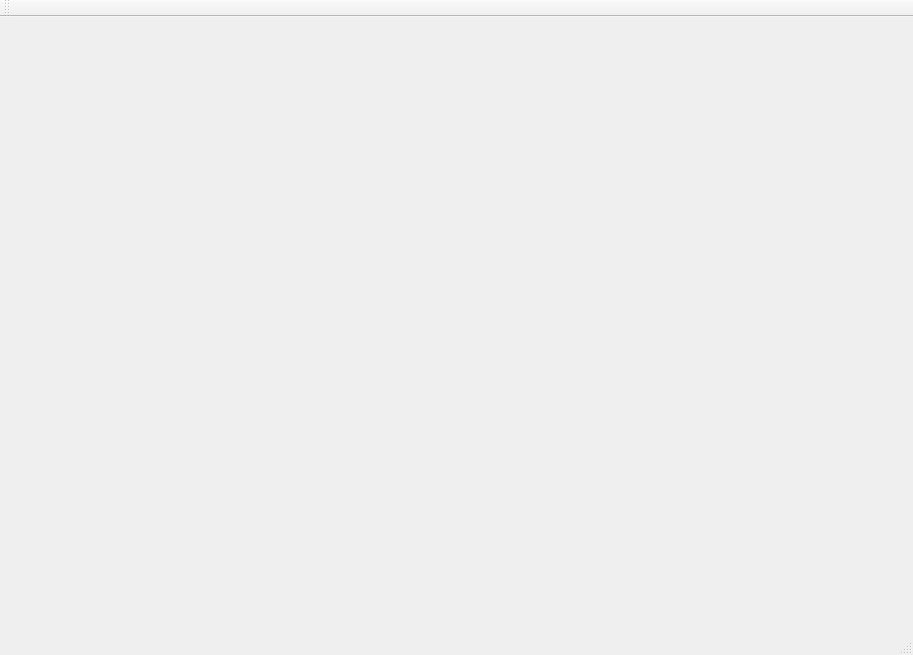
<?xml version="1.0" encoding="UTF-8"?>
<ui version="4.0">
 <class>picture</class>
 <widget class="QMainWindow" name="picture">
  <property name="geometry">
   <rect>
    <x>0</x>
    <y>0</y>
    <width>913</width>
    <height>655</height>
   </rect>
  </property>
  <property name="windowTitle">
   <string>picture</string>
  </property>
  <widget class="QWidget" name="centralWidget">
   <widget class="QLabel" name="label">
    <property name="geometry">
     <rect>
      <x>-60</x>
      <y>-170</y>
      <width>1061</width>
      <height>781</height>
     </rect>
    </property>
    <property name="text">
     <string/>
    </property>
    <property name="pixmap">
     <pixmap resource="picture.qrc">:/new/prefix1/程序员进阶.jpg</pixmap>
    </property>
   </widget>
  </widget>
  <widget class="QMenuBar" name="menuBar">
   <property name="geometry">
    <rect>
     <x>0</x>
     <y>0</y>
     <width>913</width>
     <height>21</height>
    </rect>
   </property>
  </widget>
  <widget class="QToolBar" name="mainToolBar">
   <attribute name="toolBarArea">
    <enum>TopToolBarArea</enum>
   </attribute>
   <attribute name="toolBarBreak">
    <bool>false</bool>
   </attribute>
  </widget>
  <widget class="QStatusBar" name="statusBar"/>
 </widget>
 <layoutdefault spacing="6" margin="11"/>
 <resources>
  <include location="picture.qrc"/>
 </resources>
 <connections/>
</ui>
